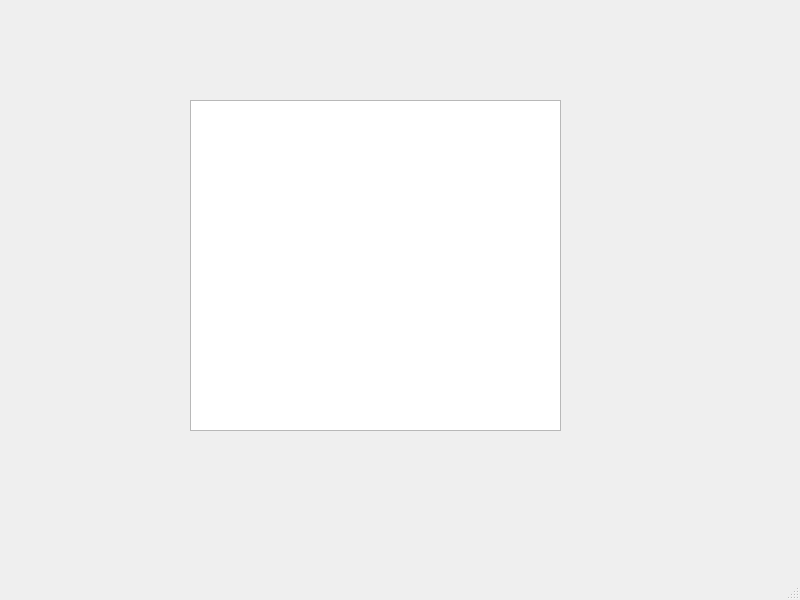
<?xml version="1.0" encoding="UTF-8"?>
<ui version="4.0">
 <class>MainWindow</class>
 <widget class="QMainWindow" name="MainWindow">
  <property name="geometry">
   <rect>
    <x>0</x>
    <y>0</y>
    <width>800</width>
    <height>600</height>
   </rect>
  </property>
  <property name="windowTitle">
   <string>MainWindow</string>
  </property>
  <widget class="QWidget" name="centralwidget">
   <widget class="QGraphicsView" name="graphicsView">
    <property name="geometry">
     <rect>
      <x>190</x>
      <y>100</y>
      <width>371</width>
      <height>331</height>
     </rect>
    </property>
   </widget>
  </widget>
  <widget class="QMenuBar" name="menubar">
   <property name="geometry">
    <rect>
     <x>0</x>
     <y>0</y>
     <width>800</width>
     <height>26</height>
    </rect>
   </property>
  </widget>
  <widget class="QStatusBar" name="statusbar"/>
 </widget>
 <resources/>
 <connections/>
 <slots>
  <slot>slot1()</slot>
 </slots>
</ui>
